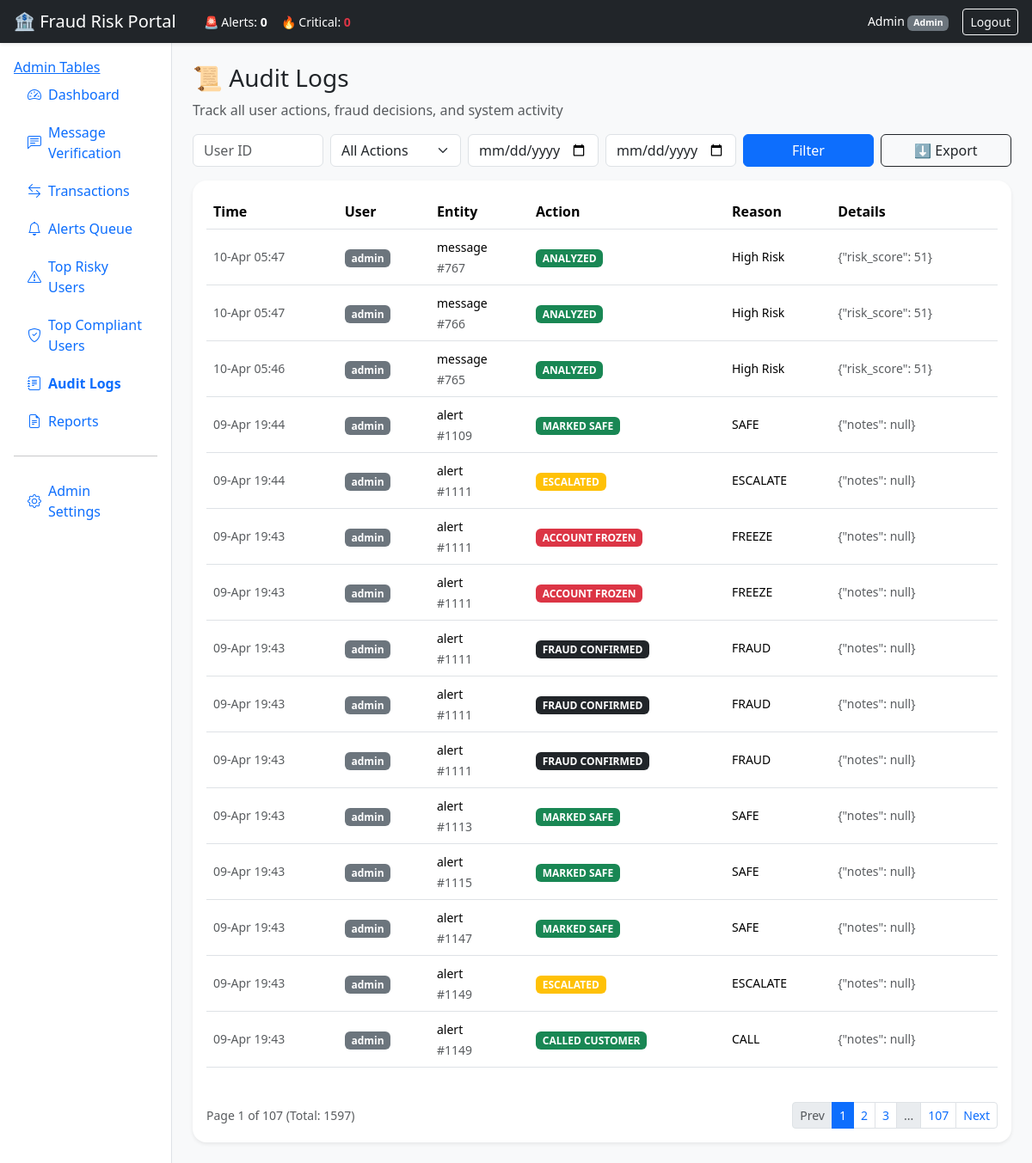
/audit/logs (signed in), run on the app's committed database.
### app/models.py (models this page shows, shortened)
class User(db.Model, UserMixin):
    id = db.Column(db.Integer, primary_key=True)
    username = db.Column(db.String(80), unique=True, nullable=False)
    full_name = db.Column(db.String(120), nullable=False)
    role = db.Column(db.String(40), nullable=False, default=ROLE_BANKER)
    password_hash = db.Column(db.String(255), nullable=False)
    active = db.Column(db.Boolean, default=True)

class AuditLog(db.Model):
    id = db.Column(db.Integer, primary_key=True)
    user_id = db.Column(db.Integer, db.ForeignKey("user.id"), nullable=False)
    entity_type = db.Column(db.String(40), nullable=False)
    entity_id = db.Column(db.Integer, nullable=False)
    action = db.Column(db.String(80), nullable=False)
    reason_code = db.Column(db.String(80), nullable=True)
    details = db.Column(db.Text, nullable=True)
    created_at = db.Column(db.DateTime, default=datetime.utcnow)

### app/routes/main.py (the view, shortened to what this page needs)
@main_bp.route("/audit/logs")
@login_required
def audit_logs():
    if current_user.role not in [ROLE_COMPLIANCE, ROLE_ADMIN]:
        flash("Audit log access is restricted.", "warning")
        return render_template("access_denied.html")
    page = request.args.get('page', 1, type=int)
    user_id = request.args.get("user")
    action_param = request.args.get("action")
    from_date = request.args.get("from_date")
    to_date = request.args.get("to_date")
    query = db.session.query(AuditLog, User).join(User, AuditLog.user_id == User.id)
    if user_id:
        query = query.filter(AuditLog.user_id == user_id)
    if from_date:
        query = query.filter(AuditLog.created_at >= from_date)
    if to_date:
        query = query.filter(AuditLog.created_at <= to_date)
    pagination = query.order_by(AuditLog.created_at.desc()).paginate(
        page=page, per_page=15, error_out=False
    )
    all_users = User.query.order_by(User.username.asc()).all()
    return render_template(
        "audit_logs.html",
        pagination=pagination,
        users=all_users,
        current_user_filter=user_id,
        current_action=action_param,
        from_date=from_date,
        to_date=to_date
    )

### app/models.py (called while the page is built)
@login_manager.user_loader
def load_user(user_id):
    return db.session.get(User, int(user_id))

### app/routes/main.py (called while the page is built)
@main_bp.app_context_processor
def inject_stats():
    stats = {
        "total": MessagePrediction.query.count(),
        "fraud": MessagePrediction.query.filter(MessagePrediction.risk_score >= 50).count(),
        "legit": MessagePrediction.query.filter(MessagePrediction.risk_score < 50).count(),
    }
    return dict(stats=stats)

### templates/audit_logs.html (shortened to what this page needs)
{% extends "base.html" %}
{% import "_macros.html" as macros %} {% block content %}
<h3 class="mb-2">📜 Audit Logs</h3>
<p class="text-muted">Track all user actions, fraud decisions, and system activity</p>
<form method="get" class="row g-2 mb-3">
  <div class="col-md-2">
    <input type="text" name="user" class="form-control" placeholder="User ID" value="{{ request.args.get('user','') }}">
  </div>
  <div class="col-md-2">
    <select name="action" class="form-select">
      <option value="">All Actions</option>
    </select>
  </div>
  <div class="col-md-2">
    <input type="date" name="from_date" class="form-control" value="{{ request.args.get('from_date','') }}">
  </div>
  <div class="col-md-2">
    <input type="date" name="to_date" class="form-control" value="{{ request.args.get('to_date','') }}">
  </div>
  <div class="col-md-2">
    <button class="btn btn-primary w-100">Filter</button>
  </div>
  <div class="col-md-2">
    <a href="{{ url_for('main.export_logs') }}" class="btn btn-outline-dark w-100">⬇ Export</a>
  </div>
</form>
<div class="card shadow-sm rounded-4">
  <div class="card-body">
    <div class="table-responsive">
      <table class="table align-middle">
        <thead>
          <tr>
            <th>Time</th>
            <th>User</th>
            <th>Entity</th>
            <th>Action</th>
            <th>Reason</th>
            <th>Details</th>
          </tr>
        </thead>
        <tbody>
        {% for log, user in pagination.items %}
          <tr>
            <td class="small text-muted">
              {{ log.created_at.strftime('%d-%b %H:%M') if log.created_at else '-' }}
            </td>
            <td>
              <span class="badge bg-secondary">
                {{ user.username }} </span>
            </td>
            <td>
              <span class="small">{{ log.entity_type }}</span><br>
              <span class="text-muted small">#{{ log.entity_id }}</span>
            </td>
            <td>
              <span class="badge
                {% if log.action in ['FREEZE', 'account_frozen'] %}bg-danger
                {% elif log.action in ['FRAUD', 'fraud_confirmed'] %}bg-dark
                {% elif log.action in ['ESCALATE', 'escalated'] %}bg-warning
                {% else %}bg-success{% endif %}">
                {{ log.action.replace('_', ' ').upper() }}
              </span>
            </td>
            <td class="small">{{ log.reason_code or '-' }}</td>
            <td class="small text-muted" style="max-width: 300px;">
              {{ log.details }}
            </td>
          </tr>
        {% endfor %}
        </tbody>
      </table>
    </div>
    <div class="mt-3">
        {{ macros.render_pagination(pagination, 'main.audit_logs',
            user=request.args.get('user',''),
            action=request.args.get('action',''),
            from_date=request.args.get('from_date',''),
            to_date=request.args.get('to_date',''))
        }}
    </div>
  </div>
</div>
{% endblock %}

### templates/base.html (shortened to what this page needs)
<!doctype html>
<html lang="en">
<head>
  <link href="https://cdn.jsdelivr.net/npm/bootstrap@5.3.3/dist/css/bootstrap.min.css" rel="stylesheet">
  <link href="https://cdn.jsdelivr.net/npm/bootstrap-icons@1.11.3/font/bootstrap-icons.css" rel="stylesheet">
  <link rel="stylesheet" href="{{ url_for('static', filename='css/style.css') }}">
</head>
<body class="bg-light">
<nav class="navbar navbar-dark bg-dark shadow-sm px-3">
  <div class="d-flex align-items-center gap-3">
    <span class="navbar-brand mb-0 h5">🏦 Fraud Risk Portal</span>
    <div class="d-none d-md-flex gap-3 text-white small">
      <span>🚨 Alerts: <b>{{ stats.open_alerts or 0 }}</b></span>
      <span>🔥 Critical: <b class="text-danger">{{ stats.critical_alerts or 0 }}</b></span>
    </div>
  </div>
  <div class="d-flex align-items-center gap-3 text-white">
    {% if current_user.is_authenticated %}
      <span class="small">
        {{ current_user.full_name }}
        <span class="badge bg-secondary">{{ current_user.role }}</span>
      </span>
      <a class="btn btn-outline-light btn-sm" href="{{ url_for('auth.logout') }}">Logout</a>
    {% endif %}
  </div>
</nav>
<div class="container-fluid">
  <div class="row">
    <aside class="col-lg-2 bg-white border-end min-vh-100 p-3">
    <a href="{{ url_for('admin.list_tables') }}">Admin Tables</a>
      <div class="nav flex-column gap-1">
        {% macro nav_item(endpoint, icon, label) %}
          <a class="nav-link d-flex align-items-center gap-2
            {% if request.endpoint == endpoint %}active fw-bold text-primary{% endif %}"
            href="{{ url_for(endpoint) }}">
            <i class="bi {{ icon }}"></i> {{ label }}
          </a>
        {% endmacro %}
        {{ nav_item('main.dashboard', 'bi-speedometer2', 'Dashboard') }}
        {{ nav_item('main.message_verify', 'bi-chat-left-text', 'Message Verification') }}
        {{ nav_item('main.transaction_monitor', 'bi-arrow-left-right', 'Transactions') }}
        {{ nav_item('main.alerts_queue', 'bi-bell', 'Alerts Queue') }}
        {{ nav_item('main.top_risky', 'bi-exclamation-triangle', 'Top Risky Users') }}
        {{ nav_item('main.top_compliant', 'bi-shield-check', 'Top Compliant Users') }}
        {{ nav_item('main.audit_logs', 'bi-journal-text', 'Audit Logs') }}
        {{ nav_item('main.reports_page', 'bi-file-earmark-text', 'Reports') }}
        {% if current_user.role == "Admin" %}
          <hr>
          {{ nav_item('main.admin_settings', 'bi-gear', 'Admin Settings') }}
        {% endif %}
      </div>
    </aside>
    <main class="col-lg-10 p-4">
      {% block content %}{% endblock %}
    </main>
  </div>
</div>
</body>
</html>

### static/css/style.css (style rules this page uses)
:root { --navy: #0b1f3a; --accent: #1d4ed8; --soft: #f4f7fb; }
.card { border: 0; }
.table td, .table th { vertical-align: middle; }

### data on the page
User: full_name "Admin", role "Admin"
AuditLog: created_at "10-Apr 05:47", username "admin", entity_type "message", entity_id "767", action.replace "ANALYZED", reason_code "High Risk", details "{\"risk_score\": 51}"
AuditLog: created_at "10-Apr 05:47", username "admin", entity_type "message", entity_id "766", action.replace "ANALYZED", reason_code "High Risk", details "{\"risk_score\": 51}"
AuditLog: created_at "10-Apr 05:46", username "admin", entity_type "message", entity_id "765", action.replace "ANALYZED", reason_code "High Risk", details "{\"risk_score\": 51}"
AuditLog: created_at "09-Apr 19:44", username "admin", entity_type "alert", entity_id "1109", action.replace "MARKED SAFE", reason_code "SAFE", details "{\"notes\": null}"
AuditLog: created_at "09-Apr 19:44", username "admin", entity_type "alert", entity_id "1111", action.replace "ESCALATED", reason_code "ESCALATE", details "{\"notes\": null}"
AuditLog: created_at "09-Apr 19:43", username "admin", entity_type "alert", entity_id "1111", action.replace "ACCOUNT FROZEN", reason_code "FREEZE", details "{\"notes\": null}"
AuditLog: created_at "09-Apr 19:43", username "admin", entity_type "alert", entity_id "1111", action.replace "ACCOUNT FROZEN", reason_code "FREEZE", details "{\"notes\": null}"
AuditLog: created_at "09-Apr 19:43", username "admin", entity_type "alert", entity_id "1111", action.replace "FRAUD CONFIRMED", reason_code "FRAUD", details "{\"notes\": null}"
AuditLog: created_at "09-Apr 19:43", username "admin", entity_type "alert", entity_id "1111", action.replace "FRAUD CONFIRMED", reason_code "FRAUD", details "{\"notes\": null}"
AuditLog: created_at "09-Apr 19:43", username "admin", entity_type "alert", entity_id "1111", action.replace "FRAUD CONFIRMED", reason_code "FRAUD", details "{\"notes\": null}"
AuditLog: created_at "09-Apr 19:43", username "admin", entity_type "alert", entity_id "1113", action.replace "MARKED SAFE", reason_code "SAFE", details "{\"notes\": null}"
AuditLog: created_at "09-Apr 19:43", username "admin", entity_type "alert", entity_id "1115", action.replace "MARKED SAFE", reason_code "SAFE", details "{\"notes\": null}"
AuditLog: created_at "09-Apr 19:43", username "admin", entity_type "alert", entity_id "1147", action.replace "MARKED SAFE", reason_code "SAFE", details "{\"notes\": null}"
AuditLog: created_at "09-Apr 19:43", username "admin", entity_type "alert", entity_id "1149", action.replace "ESCALATED", reason_code "ESCALATE", details "{\"notes\": null}"
AuditLog: created_at "09-Apr 19:43", username "admin", entity_type "alert", entity_id "1149", action.replace "CALLED CUSTOMER", reason_code "CALL", details "{\"notes\": null}"

### other printed values
{{ stats.open_alerts or 0 }} "0"
{{ stats.critical_alerts or 0 }} "0"
{{ label }} "Dashboard Message Verification Transactions Alerts Queue Top Risky Users Top Compliant Users Audit Logs Reports Admin Settings"
{{ pagination.page }} "1"
{{ pagination.pages }} "107"
{{ pagination.total }} "1597"
{{ page_num }} "1" "2" "3" "107"
